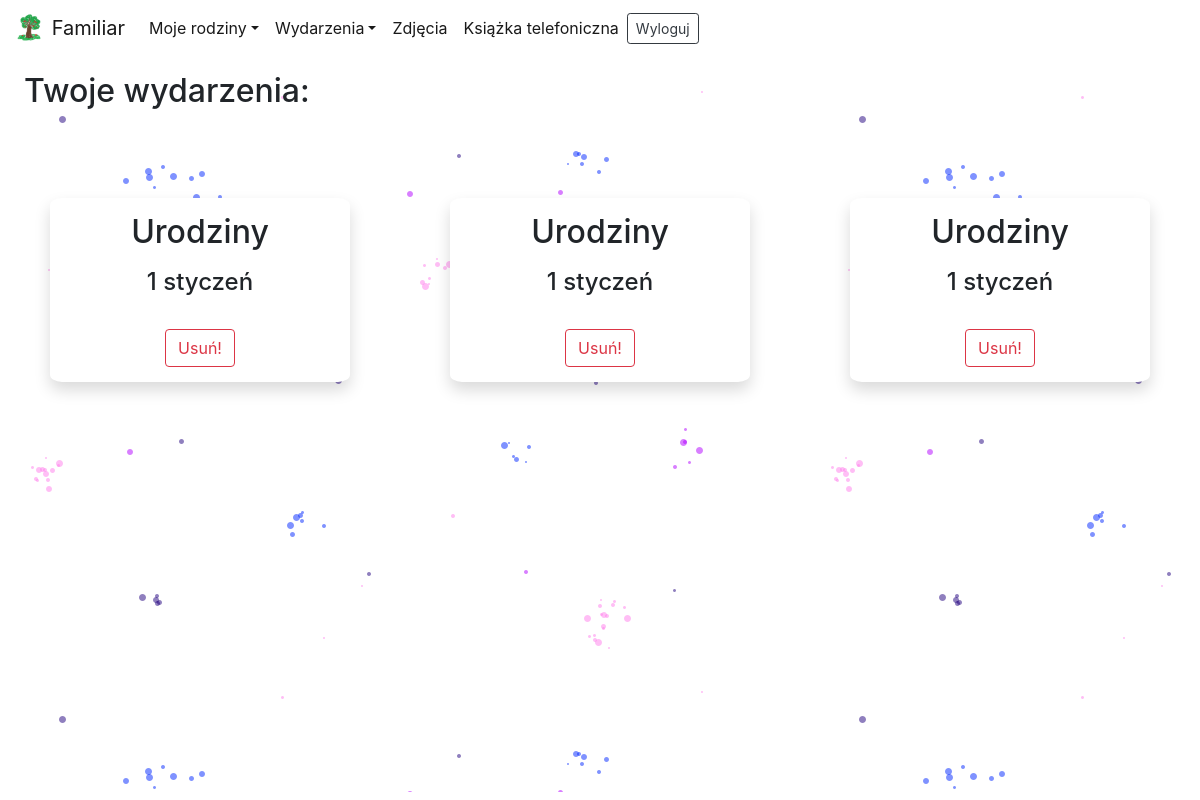
Before: /main/myevents/ (signed in) with the older database file.
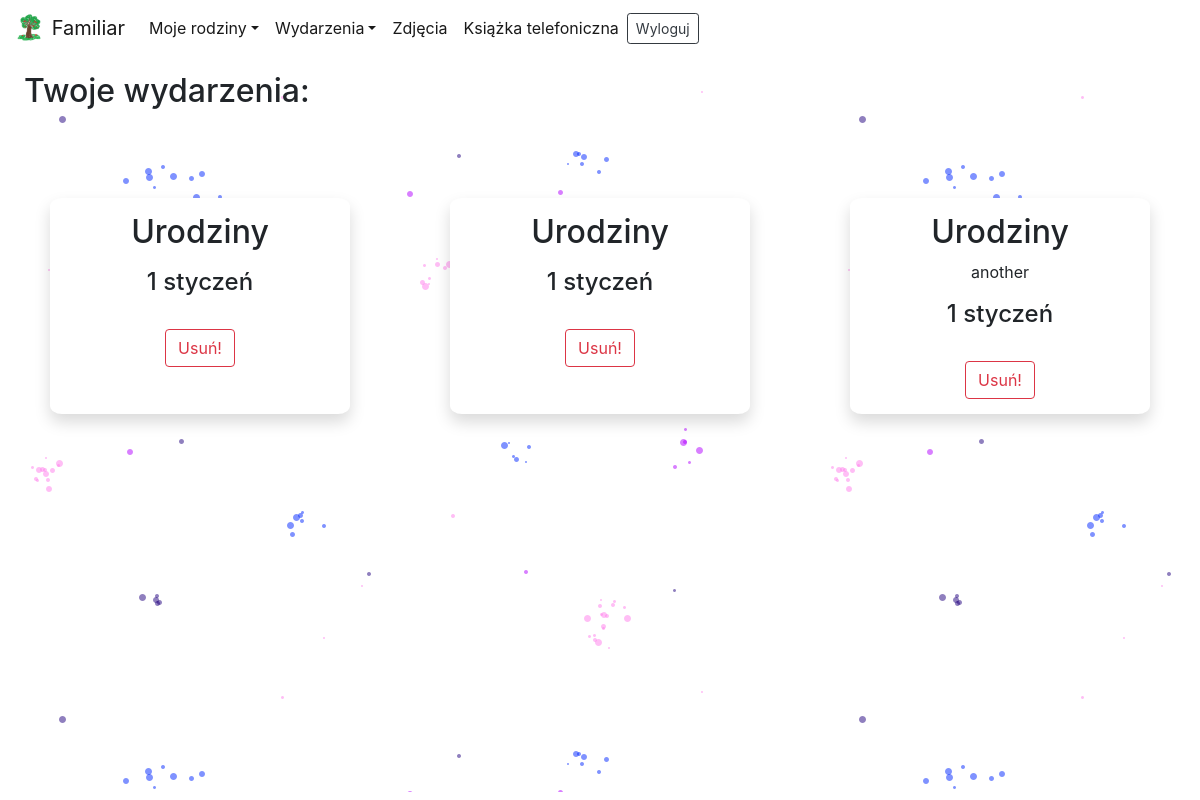
After: the same page with the newer database file.
### logged/models.py (models this page shows, shortened)
class Event(models.Model):
    author = models.CharField(max_length=256, default='None')
    occasion = models.CharField(max_length=64, default='None')
    desc = models.TextField(blank=True)
    day = models.PositiveSmallIntegerField(default=0)
    month = models.PositiveSmallIntegerField(default=0)

### logged/views.py (the view, shortened to what this page needs)
# urls.py: path('myevents/', Myevents, name='myevents'),
@login_required
def Myevents(request):
    if request.method=='GET':
        author = request.user.username
        my_events = Event.objects.filter(author=author)
        msg = False
        return render(request, 'logged/myevents.html', {'my_events':my_events,'msg':msg})

### Authentication/templatetags/filters.py (called while the page is built)
@register.filter(name='month')
def month(value):
    result = None
    if value == 1:
        result = 'styczeń'
    if value == 2:
        result = 'luty'
    if value == 3:
        result = 'marzec'
    if value == 4:
        result = 'kwiecień'
    if value == 5:
        result = 'maj'
    if value == 6:
        result = 'czerwiec'
    if value == 7:
        result = 'lipiec'
    if value == 8:
        result = 'sierpień'
    if value == 9:
        result = 'wrzesień'
    if value == 10:
        result = 'październik'
    if value == 11:
        result = 'listopad'
    if value == 12:
        result = 'grudzień'
    return result

### logged/templates/logged/myevents.html (shortened to what this page needs)
<!doctype html>
<html lang="pl">
  <head>
{% load static%}
    <link rel="stylesheet" href="https://stackpath.bootstrapcdn.com/bootstrap/4.4.1/css/bootstrap.min.css">
    <link rel="stylesheet" href="{% static 'Authentication/css/style.css' %}" />
  </head>
  <body>
<nav class="navbar fixed-top navbar-expand-lg navbar-light bg-white" style="border-radius:0 0 10% 10%">
  <div class="collapse navbar-collapse" id="navbarTogglerDemo01">
    <a class="navbar-brand" href="{% url 'logedin' %}">
        <img src="{% static 'Authentication/favicon/android-chrome-192x192.png' %}" width="30" height="30" class="d-inline-block align-top" alt="">
        Familiar
    </a>
    <ul class="navbar-nav mr-auto mt-2 mt-lg-0">
        <li class="nav-item active dropdown">
            <a class="nav-link dropdown-toggle" data-toggle="dropdown" href="#" role="button" aria-haspopup="true" aria-expanded="false">Moje rodziny</a>
          </li>
          <li class="nav-item active dropdown">
            <a class="nav-link dropdown-toggle" data-toggle="dropdown" href="#" role="button" aria-haspopup="true" aria-expanded="false">Wydarzenia</a>
          </li>
          <li class="nav-item active">
            <a class="nav-link" href="{% url 'photos'%}">Zdjęcia</a>
          </li>
          <li class="nav-item active">
            <a class="nav-link" href="{% url 'phonebook'%}">Książka telefoniczna</a>
          </li>
        <form action="{% url 'logoutuser' %}" method="POST" class="form-inline">
            <button type="submit" class="btn btn-sm btn-outline-dark btn-block">Wyloguj</button>
        </form>
    </ul>
  </div>
</nav>
<br><br>
    {% load filters %}
<div class="back-myevents" style="background-image: url( {% static 'Authentication/img/doodle5.png' %})">
    <h2 style="margin:3vh">Twoje wydarzenia:</h2>
    <br>
    <div class="d-flex justify-content-around flex-wrap">
        {% for my_event in my_events %}
    <div class='shadow bg-white' style="text-align:center; border: 2px gray linear; padding: 15px; border-radius:4%; width:300px;margin-top:5vh;">
            <h2>{{ my_event.occasion }}</h2>
            <p>{{ my_event.desc }}</p>
            <h4>{{ my_event.day }} {{my_event.month|month}}</h4>
            <form method="POST">
                <input type="hidden" name="event_id" value="{{ my_event.pk }}" ><br>
                <button type="submit" class="btn btn-outline-danger">Usuń!</button>
            </form>
    </div>
        {% endfor %}
    </div>
</div>
  </body>
</html>

Changed rows visible on the page:
removed Event: occasion "Urodziny", day "1", month|month "styczeń"
added Event: occasion "Urodziny", desc "another", day "1", month|month "styczeń"
